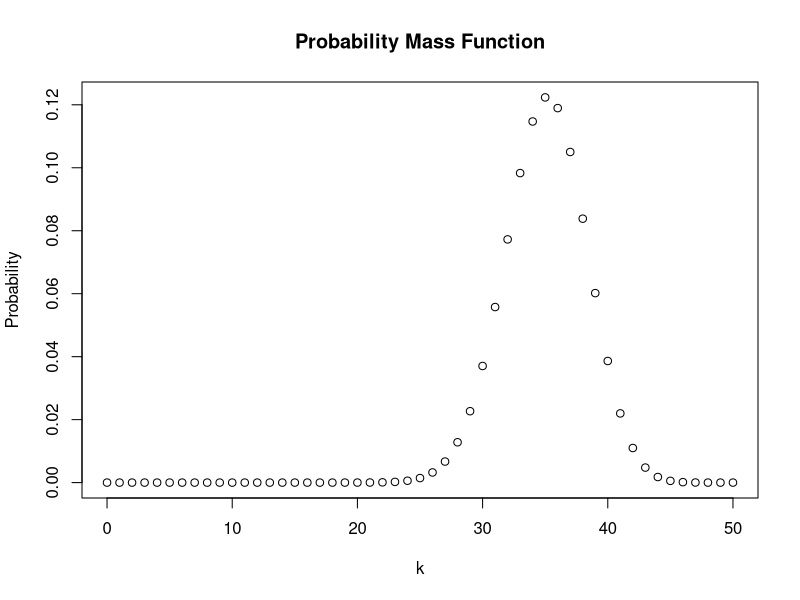
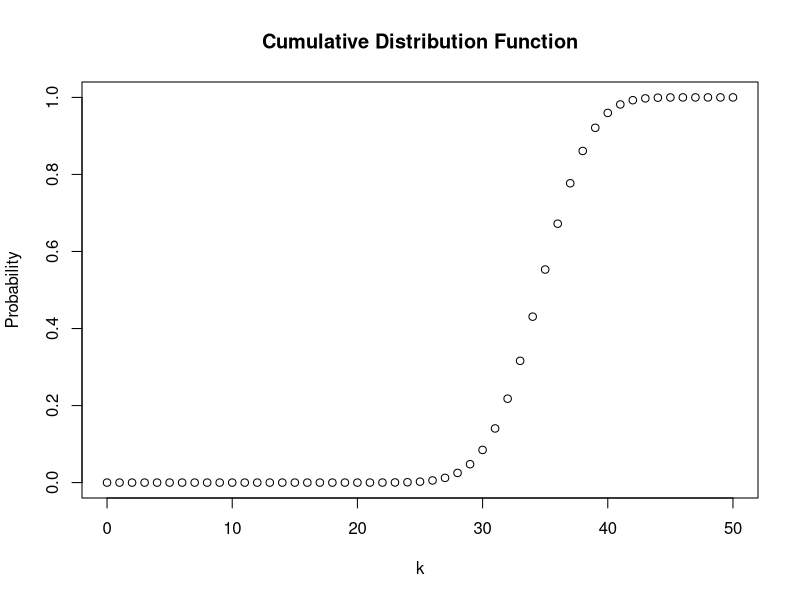
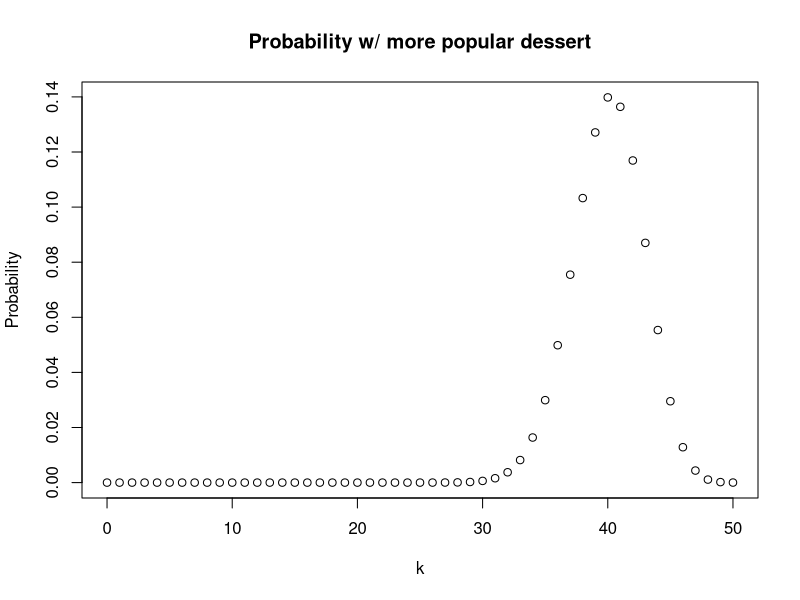
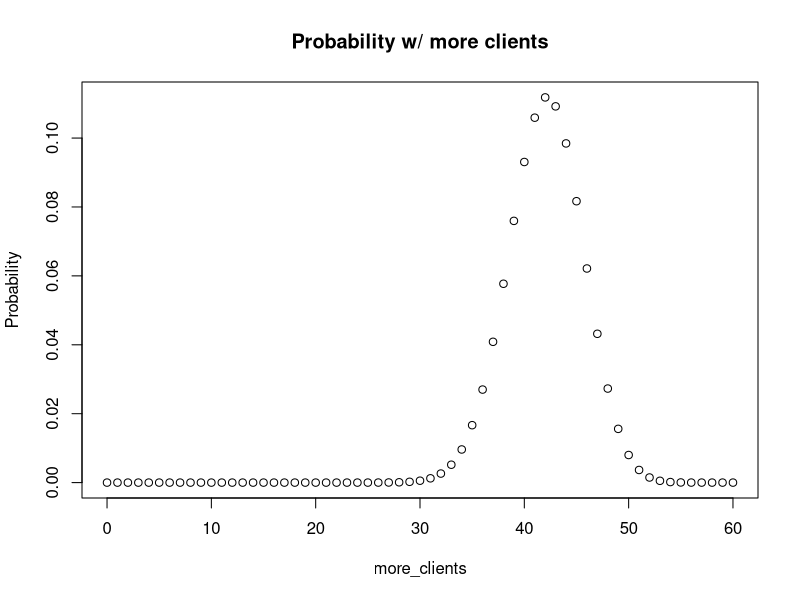
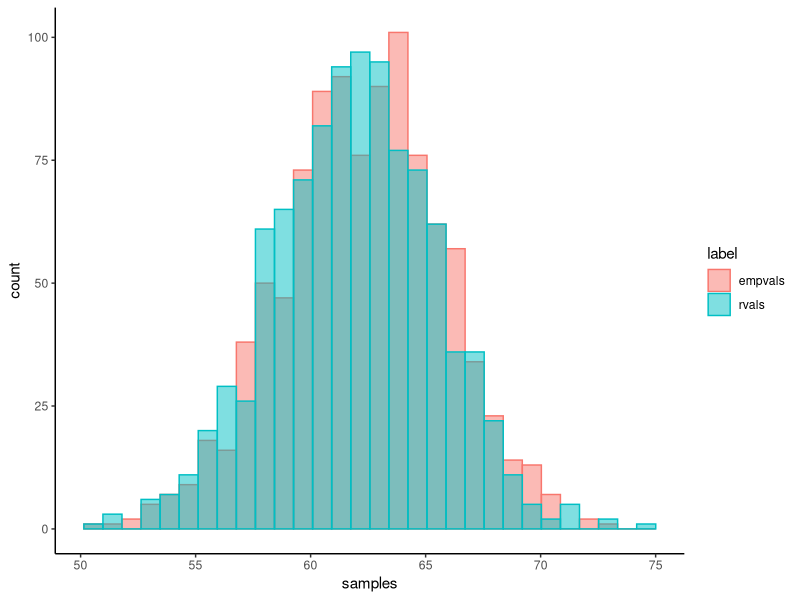
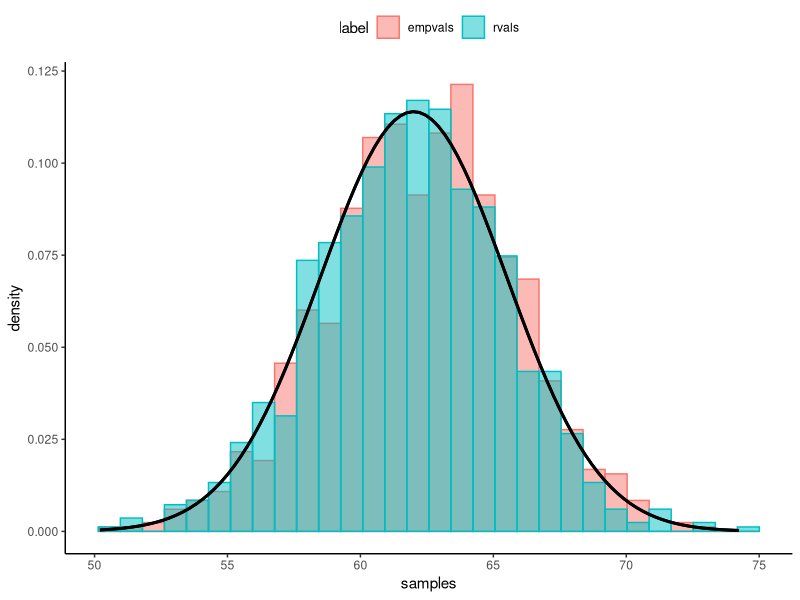

The R script that drew these images, in order:
library(ggplot2)
set.seed(42)
############ QUESTION 1 ############

# Item 1
n <- 50
k <- 0:n
p <- 0.7

probability <- dbinom(x = k,
                      size = n,
                      prob = p)
probability

# Item 2
plot(x = k,
     y = probability,
     ylab = "Probability",
     xlab = "k",
     main = "Probability Mass Function")

cumfunc <- pbinom(q = k,
                  size = n,
                  prob = p)
plot(x = k,
     y = cumfunc,
     xlab = "k",
     ylab = "Probability",
     main = "Cumulative Distribution Function")

# Item 3
expected_value <- sum(k*probability) 

diff <- (k - expected_value)^2
x_variance <- sum(diff*probability)

std_dev <- sqrt(x_variance)

expected_value
x_variance
std_dev

# Item 4
prob_leq_20 <- 1 - pbinom(q=19, size=n, prob=p)
prob_btw_3043 <- pbinom(q=42, size=n, prob=p) - pbinom(q=30, size=n, prob=p)
prob_eq_31 <- dbinom(x=31, size=n, prob=p)

prob_leq_20
prob_btw_3043
prob_eq_31

# Item 6
popular_dessert_prob <- dbinom(x = k,
                          size = n,
                          prob = p + 0.1)
more_clients <- c(k, 51:60)
more_clients_prob <- dbinom(x = more_clients,
                            size = n + 10,
                            prob = p)
plot(y=popular_dessert_prob,
     x=k,
     ylab="Probability",
     main="Probability w/ more popular dessert")
plot(y = more_clients_prob,
     x = more_clients,
     ylab="Probability",
     main="Probability w/ more clients")





############ QUESTION 3 ############

# Item 1

boxmuller <- function(){
  U1 = runif(1)
  U2 = runif(1)
  R = sqrt(-2*log(U1))
  theta = 2*pi*U2
  Z0 = R*cos(theta)
  Z1 = R*sin(theta)
  temp1 = Z0*3.5 + 62
  temp2 = Z1*3.5 + 62
  res <- c(temp1, temp2)
  return(res)
}

label = rep("s1", 1000)

# Item 2
# Empty vectors
v1 = rep(NA, 1000)
v2 = rep(NA, 1000)

idx <- 1
for (i in 1:502) {
  vals <- boxmuller()
  v1[idx]     <- vals[1]
  v1[idx + 1] <- vals[2]
  idx <- idx + 2
}

v2 <- rnorm(1000, mean=62, sd=3.5)


# Item 4
# comparing our function samples with rnorm's
label <- rep("empvals", 1000)
samples <- v1
df1 <- as.data.frame(cbind(samples, label))

label <- rep("rvals", 1000)
samples <- v2
df2 <- as.data.frame(cbind(samples, label))

df3 <- rbind(df1, df2)
df3$samples <- as.numeric(df3$samples)

ggplot(df3, aes(x=samples, color=label, fill=label)) +
  geom_histogram(position="identity", alpha=0.5)+
  theme(legend.position="top") + theme_classic()

# attaching normal distribution PDF
cpumean <- 62
cpusd <- 3.5
cpupdf <- dnorm(df3$samples, mean=62, sd=3.5)


ggplot(df3, aes(x = samples, color = label, fill = label)) +
  geom_histogram(
    aes(y = after_stat(density)),
    position = "identity",
    alpha = 0.5,
    bins = 30
  ) +
  stat_function(
    fun = dnorm,
    args = list(mean = cpumean, sd = cpusd),
    color = "black",
    linewidth = 1
  ) +
  theme_classic() +
  theme(legend.position = "top")
